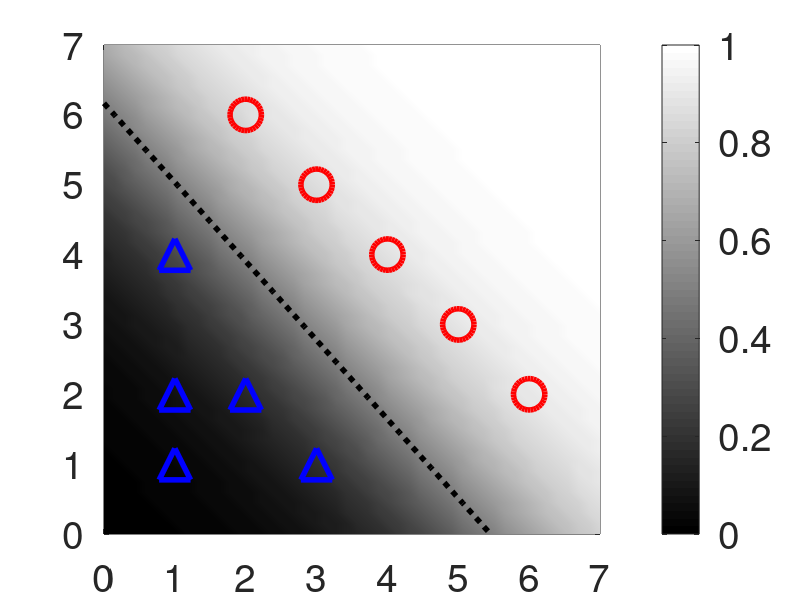
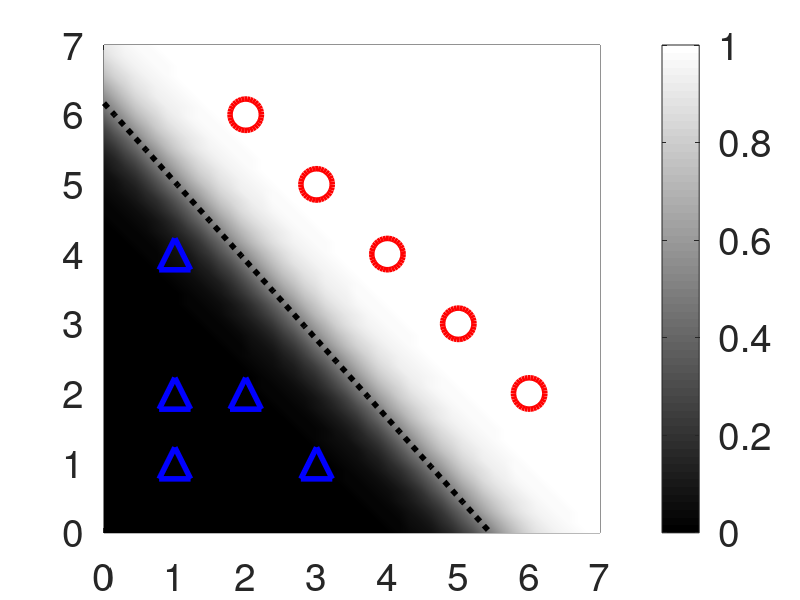

Recreate these plots in MATLAB, in order.
%
%close all
clear
DATA.LINEWIDTH=4;
DATA.FONTSIZE=28;
DATA.MARKERSIZE=20;



X1=load('data1.txt'); 
X2=load('data2.txt');


%%%%%%%%%%%%%%%%%%%%%%%%%%%%%%%%%%%%%%%%%%%%%%%%%%%%%%%%%%%%%%%%%%%%%%%%%%%%%%%%
function F=func_sigmoid(C,X)
    N=size(X,1);
    F=zeros(N,1);
    for II=1:N
        F(II)=1./(1.0+exp(-[1 X(II,:)]*C));
    endfor
endfunction

function H=func_logit(F)
    H=log(F./(1-F));
endfunction

function C=func_getc(X1,X2,B,DATA)

    Y1=B*ones(size(X1,1),1);
    Y2=(1-B)*ones(size(X2,1),1);


    X=[X1;X2];
    Y=[Y1;Y2];
    A=[ones(size(X,1),1) X];

    C=inv(A'*A)*A'*func_logit(Y);

    L=48;
    U=linspace(round(min(X(:,1)))-1,round(max(X(:,1)))+1,L);
    V=linspace(round(min(X(:,2)))-1,round(max(X(:,2)))+1,L);
    [UU VV]=meshgrid(U,V);
    ZZ=zeros(size(UU));
    L=numel(UU);
    for II=1:L
        ZZ(II)=func_sigmoid(C,[UU(II) VV(II)]);
    endfor
   
    pcolor(UU,VV,ZZ)
    colormap(gray)
    shading interp;
    hc=colorbar;
    set(hc,'fontsize',DATA.FONTSIZE);

    hold on
    scatter(X1(:,1),X1(:,2),512,'b','^','linewidth',DATA.LINEWIDTH) 
    hold off
    hold on
    scatter(X2(:,1),X2(:,2),512,'r','o','linewidth',DATA.LINEWIDTH) 
    hold off
    hold on
    plot(U,-(C(1)/C(3))-(C(2)/C(3))*U,':k','linewidth',DATA.LINEWIDTH)
    ylim([min(V) max(V)])
    hold off

    grid

    set(gca,'fontsize',DATA.FONTSIZE);

endfunction

B=0.1
C=func_getc(X1,X2,B,DATA)
%set(gca,'linewidth',LINEWIDTH);
print(gcf,'ex1s1-reglogrnr1.eps','-depsc')

B=0.001
C=func_getc(X1,X2,B,DATA)
%set(gca,'linewidth',LINEWIDTH);
print(gcf,'ex1s2-reglogrnr1.eps','-depsc')
